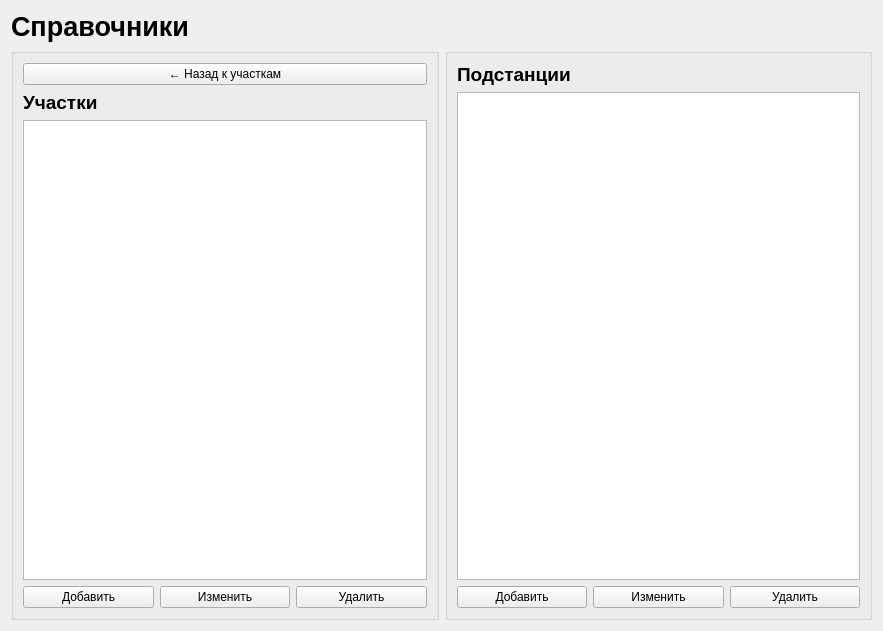
<?xml version="1.0" encoding="UTF-8"?>
<ui version="4.0">
 <class>DirectoriesWidget</class>
 <widget class="QWidget" name="DirectoriesWidget">
  <property name="geometry">
   <rect>
    <x>0</x>
    <y>0</y>
    <width>883</width>
    <height>631</height>
   </rect>
  </property>
  <property name="windowTitle">
   <string>DirectoriesWidget</string>
  </property>
  <layout class="QVBoxLayout" name="verticalLayout">
   <item>
    <widget class="QLabel" name="titleLabel">
     <property name="font">
      <font>
       <pointsize>20</pointsize>
       <bold>true</bold>
      </font>
     </property>
     <property name="text">
      <string>Справочники</string>
     </property>
    </widget>
   </item>
   <item>
    <layout class="QHBoxLayout" name="contentLayout">
     <item>
      <widget class="QGroupBox" name="leftGroupBox">
       <property name="title">
        <string/>
       </property>
       <layout class="QVBoxLayout" name="leftLayout">
        <item>
         <widget class="QPushButton" name="backButton">
          <property name="text">
           <string>← Назад к участкам</string>
          </property>
         </widget>
        </item>
        <item>
         <widget class="QLabel" name="leftTitleLabel">
          <property name="font">
           <font>
            <pointsize>14</pointsize>
            <bold>true</bold>
           </font>
          </property>
          <property name="text">
           <string>Участки</string>
          </property>
         </widget>
        </item>
        <item>
         <widget class="QTableView" name="leftTableView">
          <property name="editTriggers">
           <set>QAbstractItemView::EditTrigger::NoEditTriggers</set>
          </property>
          <property name="selectionMode">
           <enum>QAbstractItemView::SelectionMode::SingleSelection</enum>
          </property>
          <property name="selectionBehavior">
           <enum>QAbstractItemView::SelectionBehavior::SelectRows</enum>
          </property>
          <attribute name="verticalHeaderVisible">
           <bool>false</bool>
          </attribute>
         </widget>
        </item>
        <item>
         <layout class="QHBoxLayout" name="leftButtonsLayout">
          <item>
           <widget class="QPushButton" name="addLeftButton">
            <property name="text">
             <string>Добавить</string>
            </property>
           </widget>
          </item>
          <item>
           <widget class="QPushButton" name="editLeftButton">
            <property name="text">
             <string>Изменить</string>
            </property>
           </widget>
          </item>
          <item>
           <widget class="QPushButton" name="deleteLeftButton">
            <property name="text">
             <string>Удалить</string>
            </property>
           </widget>
          </item>
         </layout>
        </item>
       </layout>
      </widget>
     </item>
     <item>
      <widget class="QGroupBox" name="rightGroupBox">
       <property name="title">
        <string/>
       </property>
       <layout class="QVBoxLayout" name="rightLayout">
        <item>
         <widget class="QLabel" name="rightTitleLabel">
          <property name="font">
           <font>
            <pointsize>14</pointsize>
            <bold>true</bold>
           </font>
          </property>
          <property name="text">
           <string>Подстанции</string>
          </property>
         </widget>
        </item>
        <item>
         <widget class="QTableView" name="rightTableView">
          <property name="editTriggers">
           <set>QAbstractItemView::EditTrigger::NoEditTriggers</set>
          </property>
          <property name="selectionMode">
           <enum>QAbstractItemView::SelectionMode::SingleSelection</enum>
          </property>
          <property name="selectionBehavior">
           <enum>QAbstractItemView::SelectionBehavior::SelectRows</enum>
          </property>
          <attribute name="verticalHeaderVisible">
           <bool>false</bool>
          </attribute>
         </widget>
        </item>
        <item>
         <layout class="QHBoxLayout" name="rightButtonsLayout">
          <item>
           <widget class="QPushButton" name="addRightButton">
            <property name="text">
             <string>Добавить</string>
            </property>
           </widget>
          </item>
          <item>
           <widget class="QPushButton" name="editRightButton">
            <property name="text">
             <string>Изменить</string>
            </property>
           </widget>
          </item>
          <item>
           <widget class="QPushButton" name="deleteRightButton">
            <property name="text">
             <string>Удалить</string>
            </property>
           </widget>
          </item>
         </layout>
        </item>
       </layout>
      </widget>
     </item>
    </layout>
   </item>
  </layout>
 </widget>
 <resources/>
 <connections/>
</ui>
